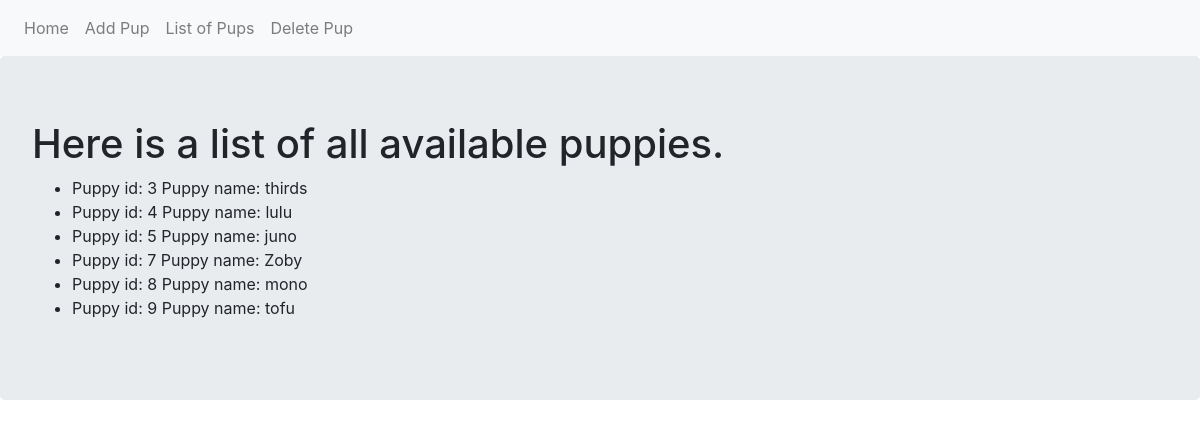
Page /list on the committed database.
### adoption_site.py (models this page shows, shortened)
class Puppy(db.Model):
    __tablename__ = 'puppies'
    id = db.Column(db.Integer,primary_key = True)
    name = db.Column(db.Text)
    def __repr__(self):
        return f"Puppy id: {self.id} Puppy name: {self.name}"

### adoption_site.py (the view)
@app.route('/list')
def list_pup():
    puppies = Puppy.query.all()
    return render_template('list.html', puppies=puppies)

### templates/list.html
{% extends "base.html" %}
{% block content %}
<div class="jumbotron">
  <h1>Here is a list of all available puppies.</h1>
  <ul>
    {% for pup in puppies  %}
    <li>{{pup}}</li>
    {% endfor %}
  </ul>
</div>
{% endblock %}

### templates/base.html (shortened to what this page needs)
<!DOCTYPE html>
<html lang="en" dir="ltr">
  <head>
    <link rel="stylesheet" href="https://maxcdn.bootstrapcdn.com/bootstrap/4.0.0/css/bootstrap.min.css">
  </head>
  <body>
    <nav class="navbar navbar-expand-lg navbar-light bg-light">
    <div class="navbar-nav">
      <a class="nav-item nav-link" href="{{ url_for('index') }}">Home</a>
      <a class="nav-item nav-link" href="{{ url_for('add_pup') }}">Add Pup</a>
      <a class="nav-item nav-link" href="{{ url_for('list_pup') }}">List of Pups</a>
      <a class="nav-item nav-link" href="{{ url_for('del_pup') }}">Delete Pup</a>
    </div>
</nav>
    {% block content %}
    {% endblock %}
  </body>
</html>

### rows in the picture
Puppy: id+name "Puppy id: 3 Puppy name: thirds"
Puppy: id+name "Puppy id: 4 Puppy name: lulu"
Puppy: id+name "Puppy id: 5 Puppy name: juno"
Puppy: id+name "Puppy id: 7 Puppy name: Zoby"
Puppy: id+name "Puppy id: 8 Puppy name: mono"
Puppy: id+name "Puppy id: 9 Puppy name: tofu"
